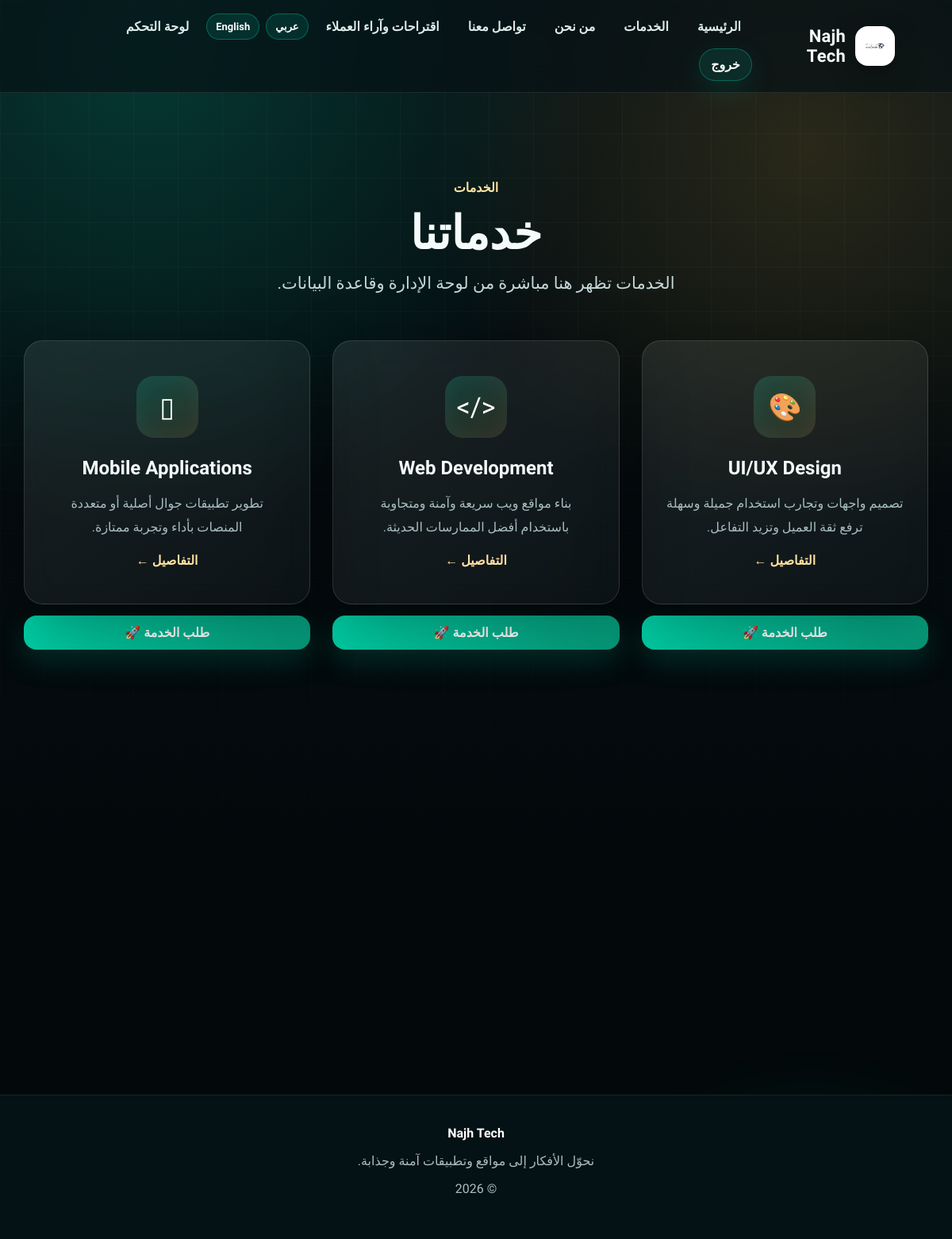
The app's page /services (signed in) with its own data.
### tables this page shows
CREATE TABLE services (id INTEGER PRIMARY KEY AUTOINCREMENT, name TEXT NOT NULL, description TEXT NOT NULL, price TEXT, status TEXT NOT NULL DEFAULT "active", icon TEXT, created_at TEXT NOT NULL);

### app.py (the view)
@app.route('/services')
def services():
    services = db().execute("SELECT * FROM services WHERE status='active' ORDER BY id").fetchall()
    return render_template('services.html', services=services)

### app.py (called while the page is built)
def current_lang():
    code = session.get('lang', 'ar')
    return code if code in TRANSLATIONS else 'ar'

@app.context_processor
def inject_language():
    code = current_lang()
    return {'lang': code, 'dir': 'rtl' if code == 'ar' else 'ltr', 't': TRANSLATIONS[code]}

def db():
    if 'db' not in g:
        g.db = sqlite3.connect(DB_PATH)
        g.db.row_factory = sqlite3.Row
    return g.db

def validate_csrf():
    if request.method == 'POST' and request.form.get('_csrf') != session.get('_csrf'):
        abort(400)

@app.before_request
def before_request():
    validate_csrf()

@app.after_request
def security_headers(resp):
    resp.headers['X-Content-Type-Options'] = 'nosniff'
    resp.headers['X-Frame-Options'] = 'DENY'
    resp.headers['Referrer-Policy'] = 'strict-origin-when-cross-origin'
    resp.headers['Permissions-Policy'] = 'camera=(), microphone=(), geolocation=()'
    resp.headers['Content-Security-Policy'] = "default-src 'self'; style-src 'self' https://fonts.googleapis.com 'unsafe-inline'; font-src https://fonts.gstatic.com; script-src 'self'; img-src 'self' data:"
    return resp

### templates/services.html (shortened to what this page needs)
{% extends "base.html" %}
{% block content %}
<section class="section top-space">
  <div class="section-title">
    <span>{{ t.services }}</span>
    <h1>{{ t.our_services }}</h1>
    <p>{{ t.services_desc }}</p>
  </div>
  <div class="service-grid">
    {% for service in services %}
    <div class="service-wrap reveal">
      <a class="glass-card service-tile service-card-link" href="{{ url_for('service_detail', service_id=service.id) }}">
        <div class="tile-icon">{{ service.icon }}</div>
        <h3>{{ service.name }}</h3>
        <p>{{ service.description }}</p>
        <span class="inline-link">{{ t.details }} ←</span>
      </a>
      <a class="btn request-card-btn" href="{{ url_for('request_service', service_id=service.id) }}">{{ t.request_service }} 🚀</a>
    </div>
    {% endfor %}
  </div>
</section>
{% endblock %}

### templates/base.html (shortened to what this page needs)
<!DOCTYPE html>
<html lang="{{ lang }}" dir="{{ dir }}">
<head>
  <link rel="stylesheet" href="{{ url_for('static', filename='css/style.css') }}">
</head>
<body>
<header class="site-header">
  <a class="logo" href="{{ url_for('index') }}">
    <img src="{{ url_for('static', filename='img/logo.png') }}" alt="logo">
    <strong>{{ t.brand }}</strong>
  </a>
  <nav>
    <a href="{{ url_for('index') }}">{{ t.home }}</a>
    <a href="{{ url_for('services') }}">{{ t.services }}</a>
    <a href="{{ url_for('index') }}#about">{{ t.about }}</a>
    <a href="{{ url_for('contact') }}">{{ t.contact }}</a>
    <a href="{{ url_for('feedback') }}">{{ t.feedback }}</a>
    <a class="lang" href="{{ url_for('set_lang', code='ar') }}">عربي</a>
    <a class="lang" href="{{ url_for('set_lang', code='en') }}">English</a>
    {% if session.get('user') %}
      <a href="{{ url_for('dashboard') }}">{{ t.dashboard }}</a>
      <a class="nav-btn" href="{{ url_for('logout') }}">{{ t.logout }}</a>
    {% else %}
      <a class="nav-btn" href="{{ url_for('login') }}">{{ t.login }}</a>
    {% endif %}
  </nav>
</header>
<main>{% block content %}{% endblock %}</main>
<footer><strong>{{ t.brand }}</strong><p>{{ t.footer }}</p><p>© 2026</p></footer>
</body>
</html>

### static/css/style.css (style rules this page uses)
:root { --bg:#071115;--bg2:#0b1b20;--surface:#0f2228;--surface2:#132d34;--glass:rgba(255,255,255,.065); --line:rgba(255,255,255,.13);--text:#f5fbfa;--muted:#a8bfc0;--soft:#dbe9e8; --accent:#00d4aa;--accent2:#ffbf3f;--accent3:#38bdf8;--danger:#ef4444;--ok:#22c55e; --shadow:0 22px 80px rgba(0,0,0,.35);--radius:24px;--max:1180px; }
* { box-sizing:border-box }
html { scroll-behavior:smooth }
body { margin:0;font-family:Tajawal,Arial,sans-serif;background:radial-gradient(circle at 15% 5%,rgba(0,212,170,.2),transparent 32%),radial-gradient(circle at 85% 12%,rgba(255,191,63,.14),transparent 28%),linear-gradient(180deg,var(--bg),#03090b 70%);color:var(--text);overflow-x:hidden }
a { text-decoration:none;color:inherit }
img { max-width:100%;display:block }
body:before { content:"";position:fixed;inset:0;background-image:linear-gradient(rgba(255,255,255,.035) 1px,transparent 1px),linear-gradient(90deg,rgba(255,255,255,.035) 1px,transparent 1px);background-size:56px 56px;mask-image:linear-gradient(to bottom,black,transparent 78%);pointer-events:none;z-index:-3 }
.site-header { position:sticky;top:0;z-index:50;display:flex;align-items:center;justify-content:space-between;gap:18px;padding:14px 6%;background:rgba(7,17,21,.68);backdrop-filter:blur(18px);border-bottom:1px solid rgba(255,255,255,.09) }
.logo { display:flex;align-items:center;gap:12px;font-size:22px;font-weight:900;letter-spacing:.2px }
.logo img { width:50px;height:50px;object-fit:contain;border-radius:16px;background:#fff;padding:5px;box-shadow:0 10px 35px rgba(0,0,0,.25) }
nav { display:flex;align-items:center;gap:8px;flex-wrap:wrap }
nav a { font-weight:900;padding:10px 14px;border-radius:999px;color:#dcebea;transition:.22s ease }
.nav-btn,.lang { background:rgba(0,212,170,.12);border:1px solid rgba(0,212,170,.35);color:white }
.lang { font-size:13px;padding:8px 11px }
.nav-btn { box-shadow:0 12px 35px rgba(0,212,170,.13) }
.hero p,.contact-hero p,.section-title p { font-size:21px;line-height:1.85;color:#c5d8d8;max-width:900px;margin:auto }
.btn,button { display:inline-flex;align-items:center;justify-content:center;gap:8px;border:0;border-radius:15px;padding:14px 26px;background:linear-gradient(135deg,var(--accent),#079878);color:#fff;font-weight:900;cursor:pointer;box-shadow:0 18px 45px rgba(0,212,170,.22);font-family:inherit;font-size:16px;transition:.22s ease }
.section { max-width:var(--max);margin:auto;padding:88px 20px }
.top-space { padding-top:110px }
.section-title { text-align:center;margin-bottom:52px }
.section-title span { color:#ffe2a2;font-weight:900 }
.section-title h1,.section-title h2 { font-size:clamp(36px,5.5vw,58px);margin:14px 0 10px }
.service-grid { display:grid;grid-template-columns:repeat(3,1fr);gap:28px }
.glass-card { background:linear-gradient(145deg,rgba(255,255,255,.085),rgba(255,255,255,.035));border:1px solid var(--line);border-radius:var(--radius);box-shadow:var(--shadow);backdrop-filter:blur(16px) }
.reveal { opacity:0;transform:translateY(26px);transition:.75s ease }
.reveal.show { opacity:1;transform:none }
.service-tile { position:relative;min-height:330px;padding:44px 30px;text-align:center;display:flex;flex-direction:column;align-items:center;justify-content:center;overflow:hidden }
.service-tile:before { content:"";position:absolute;inset:0;background:radial-gradient(circle at 50% 0%,rgba(0,212,170,.18),transparent 42%);opacity:0;transition:.28s }
.tile-icon { width:78px;height:78px;border-radius:22px;display:grid;place-items:center;background:linear-gradient(145deg,rgba(0,212,170,.18),rgba(255,191,63,.1));font-size:34px;margin-bottom:24px;color:white;box-shadow:inset 0 0 28px rgba(255,255,255,.05) }
.service-tile h3 { font-size:24px;margin:0 0 16px }
.service-tile p { color:var(--muted);line-height:1.85;margin:0 }
footer { margin-top:55px;background:#041115;color:white;text-align:center;padding:38px 20px;border-top:1px solid rgba(255,255,255,.08) }
footer p { color:#a9bebd }
.service-tile { cursor:pointer }
.inline-link { color:#ffe2a2;font-weight:900 }
.service-wrap { display:flex;flex-direction:column;gap:14px;min-height:390px }
.service-card-link { display:flex;text-decoration:none;color:inherit;height:100% }
.request-card-btn { width:100%;padding:12px 18px;border-radius:16px;text-decoration:none;box-shadow:0 14px 34px rgba(0,212,170,.18) }
.service-wrap .service-tile { min-height:330px;width:100% }
.service-wrap .inline-link { display:inline-block;margin-top:18px;color:#ffe2a2;font-weight:900 }

### records on screen
services: icon "🎨", name "UI/UX Design", description "تصميم واجهات وتجارب استخدام جميلة وسهلة ترفع ثقة العميل وتزيد التفاعل.", details "التفاصيل", request_service "طلب الخدمة"
services: icon "</>", name "Web Development", description "بناء مواقع ويب سريعة وآمنة ومتجاوبة باستخدام أفضل الممارسات الحديثة.", details "التفاصيل", request_service "طلب الخدمة"
services: icon "▯", name "Mobile Applications", description "تطوير تطبيقات جوال أصلية أو متعددة المنصات بأداء وتجربة ممتازة.", details "التفاصيل", request_service "طلب الخدمة"

### other values on screen
{{ t.brand }} "Najh Tech"
{{ t.home }} "الرئيسية"
{{ t.services }} "الخدمات"
{{ t.about }} "من نحن"
{{ t.contact }} "تواصل معنا"
{{ t.feedback }} "اقتراحات وآراء العملاء"
{{ t.dashboard }} "لوحة التحكم"
{{ t.logout }} "خروج"
{{ t.our_services }} "خدماتنا"
{{ t.services_desc }} "الخدمات تظهر هنا مباشرة من لوحة الإدارة وقاعدة البيانات."
{{ t.footer }} "نحوّل الأفكار إلى مواقع وتطبيقات آمنة وجذابة."
